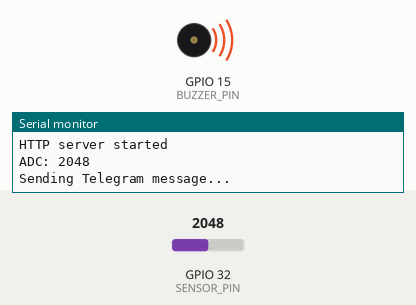
Simulated run of this program. Board: ESP32. Shown: buzzer (waves = sounding, pin HIGH), the last lines printed to the serial monitor. The inputs (shaded band) are chosen by the test bench; at power-on: GPIO 32 (SENSOR_PIN) = 2048. WiFi joins after 1.5 s; servers stay silent unless stated; web services answer with replies made up by the test bench; not simulated (calls return 0 or success): secret.h.

Above: at 1.62 s.
At 2.1 s:
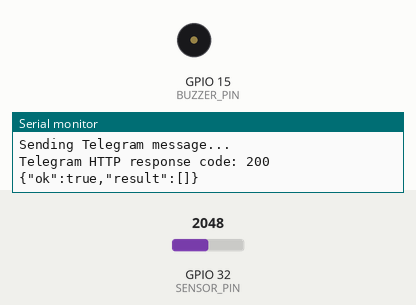
Timing chart, 0 to 4.5 s (numbered marks = the images above):
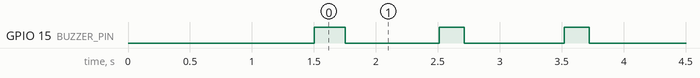

The program:

main.cpp
```cpp
#include <Arduino.h>

#include "config.h"
#include "alarm.h"
#include "web_server.h"
#include "telegram.h"

static unsigned long lastPrint = 0;

void setup() {
  Serial.begin(115200);

  alarmSetup();
  webSetup();
}

void loop() {
  int value = alarmReadSensor();
  webSetLastValue(value);

  // periodic serial print
  if (millis() - lastPrint > SERIAL_PRINT_MS) {
    Serial.print("ADC: ");
    Serial.println(value);
    lastPrint = millis();
  }

  // Trigger notification once per leak event
  if (alarmIsTriggered() && !webGetNotificationSent()) {
    String msg = "🚨 WATER LEAK DETECTED!\n"
                 "Sensor value: " + String(value) + "\n"
                 "Threshold: " + String(THRESHOLD);
    telegramSend(msg);
    webSetNotificationSent(true);
  }

  // Update alarm + buzzer pattern
  alarmUpdate(value);

  // Handle incoming web requests
  webLoop();

  delay(LOOP_DELAY_MS);
}
```

alarm.h
```cpp
#pragma once
#include <Arduino.h>

void alarmSetup();
int  alarmReadSensor();
void alarmUpdate(int value);

bool alarmIsTriggered();
unsigned long alarmStartTime();
void alarmReset();
```

telegram.h
```cpp
#pragma once
#include <Arduino.h>

void telegramSend(const String& message);
```

web_server.h
```cpp
#pragma once

void webSetup();
void webLoop();

int  webGetLastValue();
void webSetLastValue(int v);

void webSetNotificationSent(bool v);
bool webGetNotificationSent();
```

alarm.cpp
```cpp
#include "alarm.h"
#include "config.h"

static bool g_alarmTriggered = false;
static unsigned long g_alarmStart = 0;

void alarmSetup() {
  pinMode(BUZZER_PIN, OUTPUT);
  digitalWrite(BUZZER_PIN, LOW);
}

int alarmReadSensor() {
  return analogRead(SENSOR_PIN);
}

void alarmUpdate(int value) {
  // Latch alarm on threshold crossing
  if (!g_alarmTriggered && value > THRESHOLD) {
    g_alarmTriggered = true;
    g_alarmStart = millis();
  }

  // Buzzer behavior
  if (g_alarmTriggered) {
    unsigned long elapsed = millis() - g_alarmStart;

    if (elapsed < BUZZ_WINDOW_MS) {
      unsigned long cycle = elapsed % BUZZ_CYCLE_MS;
      digitalWrite(BUZZER_PIN, (cycle < BUZZ_ON_MS) ? HIGH : LOW);
    } else {
      digitalWrite(BUZZER_PIN, LOW);
    }
  } else {
    digitalWrite(BUZZER_PIN, LOW);
  }
}

bool alarmIsTriggered() {
  return g_alarmTriggered;
}

unsigned long alarmStartTime() {
  return g_alarmStart;
}

void alarmReset() {
  g_alarmTriggered = false;
  digitalWrite(BUZZER_PIN, LOW);
}
```

telegram.cpp
```cpp
#include "telegram.h"
#include <WiFi.h>
#include <WiFiClientSecure.h>
#include <HTTPClient.h>

#include "secret.h"

static String jsonEscape(String s) {
  s.replace("\\", "\\\\");
  s.replace("\"", "\\\"");
  s.replace("\n", "\\n");
  s.replace("\r", "");
  return s;
}

void telegramSend(const String& message) {
  if (WiFi.status() != WL_CONNECTED) {
    Serial.println("WiFi not connected, cannot send Telegram message.");
    return;
  }

  WiFiClientSecure client;
  client.setInsecure(); // quick TLS approach for projects

  HTTPClient http;
  String url = "https://api.telegram.org/bot" + String(TELEGRAM_BOT_TOKEN) + "/sendMessage";

  http.begin(client, url);
  http.addHeader("Content-Type", "application/json");

  String safeMsg = jsonEscape(message);

  String payload = "{";
  payload += "\"chat_id\":\"" + String(TELEGRAM_CHAT_ID) + "\",";
  payload += "\"text\":\"" + safeMsg + "\"";
  payload += "}";

  Serial.println("Sending Telegram message...");
  int httpCode = http.POST(payload);

  Serial.print("Telegram HTTP response code: ");
  Serial.println(httpCode);

  if (httpCode > 0) {
    Serial.println(http.getString());
  } else {
    Serial.println("Error sending Telegram request");
  }

  http.end();
}
```

web_server.cpp
```cpp
#include <Arduino.h>
#include <WiFi.h>
#include <WebServer.h>

#include "web_server.h"
#include "web_ui.h"
#include "secret.h"

static WebServer server(80);

static int  g_lastValue = 0;
static bool g_notificationSent = false;

// --- Handlers, sendP -> flas(progmem), not ram
static void handleRoot() {
  server.send_P(200, "text/html", INDEX_HTML);
}

static void handleData() {
  String json = "{";
  json += "\"value\":" + String(g_lastValue) + ",";
  json += "\"leak\":false";
  json += "}";
  server.send(200, "application/json", json);
}

// --- WiFi connect ---
static void connectWiFi() {
  WiFi.mode(WIFI_STA);
  WiFi.begin(WIFI_SSID, WIFI_PASS);

  Serial.print("Connecting to WiFi");
  unsigned long start = millis();
  while (WiFi.status() != WL_CONNECTED) {
    delay(500);
    Serial.print(".");
    if (millis() - start > 20000) {  // 20s timeout
      Serial.println("\nWiFi connect timeout (will retry in loop)");
      return;
    }
  }

  Serial.println("\nWiFi connected!");
  Serial.print("IP address: ");
  Serial.println(WiFi.localIP());
}

void webSetup() {
  connectWiFi();

  // Only start server if WiFi connected
  if (WiFi.status() == WL_CONNECTED) {
    server.on("/", handleRoot);
    server.on("/data", handleData);
    server.begin();
    Serial.println("HTTP server started");
  } else {
    Serial.println("WiFi not connected yet; server not started.");
  }
}

void webLoop() {
  // If WiFi drops, you can optionally reconnect here
  if (WiFi.status() != WL_CONNECTED) return;
  server.handleClient();
}

void webSetLastValue(int v) { g_lastValue = v; }
bool webGetNotificationSent() { return g_notificationSent; }
void webSetNotificationSent(bool v) { g_notificationSent = v; }
```

config.h
```cpp
#pragma once

// pins
constexpr int SENSOR_PIN = 32;
constexpr int BUZZER_PIN = 15;

// leak setting
constexpr int THRESHOLD = 1000;

// timing
constexpr unsigned long SERIAL_PRINT_MS = 1000;
constexpr unsigned long LOOP_DELAY_MS   = 50;

// buzzer pattern
constexpr unsigned long BUZZ_WINDOW_MS  = 10000;  // 10 seconds
constexpr unsigned long BUZZ_CYCLE_MS   = 1000;
constexpr unsigned long BUZZ_ON_MS      = 200;
```

Source omitted: web_ui.h (27522 bytes)

Measured:
- by itself, GPIO 15 (BUZZER_PIN): goes 6 × (HIGH 0.25 s, LOW 0.76 s), HIGH 0.15 s, 3 × (LOW 0.81 s, HIGH 0.20 s), then LOW
